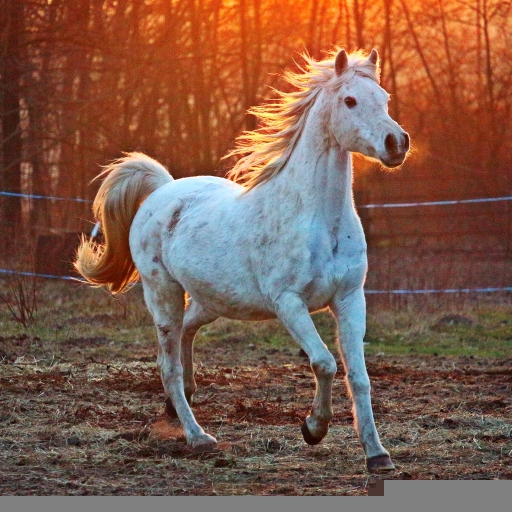
#> input picture 121000000002.jpg, 512 x 512 px
$ python playground.py
#> lines starting #> are read from the running program, lines starting #| are printed output that depends on the picture
from PIL import Image, ImageFile
ImageFile.LOAD_TRUNCATED_IMAGES = True


def resize_and_pad_image(image_path: str, target_height: int = 480, target_width: int = 720) -> Image.Image:
    """
    Resize image (up or down) such that its larger dimension fits the required size, then pad the other dimension.

    Args:
        image_path: Path to the input image
        target_height: Desired height in pixels
        target_width: Desired width in pixels

    Returns:
        Processed PIL Image
    """
#> called with image_path = './121000000002.jpg', target_height = 480, target_width = 720
    img = Image.open(image_path)
#> img is the input picture: PIL image 512x512 RGB; mean R, G, B 127.1, 91.3, 75.6

    if img.mode != 'RGB':
        img = img.convert('RGB')

    orig_width, orig_height = img.size
#> orig_width = 512; orig_height = 512

    width_ratio = target_width / orig_width
#> width_ratio = 1.41
    height_ratio = target_height / orig_height
#> height_ratio = 0.938

    if orig_width <= target_width and orig_height <= target_height:
        scale_ratio = max(width_ratio, height_ratio)
    else:
        scale_ratio = min(width_ratio, height_ratio)
#> scale_ratio = 0.938

    new_width = int(orig_width * scale_ratio)
#> new_width = 480
    new_height = int(orig_height * scale_ratio)
#> new_height = 480

    img = img.resize((new_width, new_height), Image.Resampling.LANCZOS)
#> img: PIL image 480x480 RGB

    final_img = Image.new('RGB', (target_width, target_height), (0, 0, 0))
#> final_img: PIL image 720x480 RGB; every value is 0

    left_padding = (target_width - new_width) // 2
#> left_padding = 120
    top_padding = (target_height - new_height) // 2
#> top_padding = 0

    final_img.paste(img, (left_padding, top_padding))
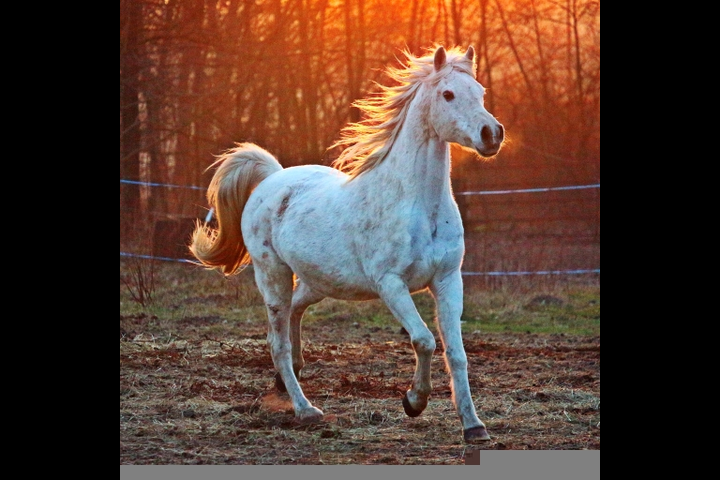
#> final_img: PIL image 720x480 RGB; mean R, G, B 84.7, 60.9, 50.4

    return final_img


img = resize_and_pad_image(image_path="./121000000002.jpg")

img.show()

if img.mode != 'RGB':
    img = img.convert('RGB')
